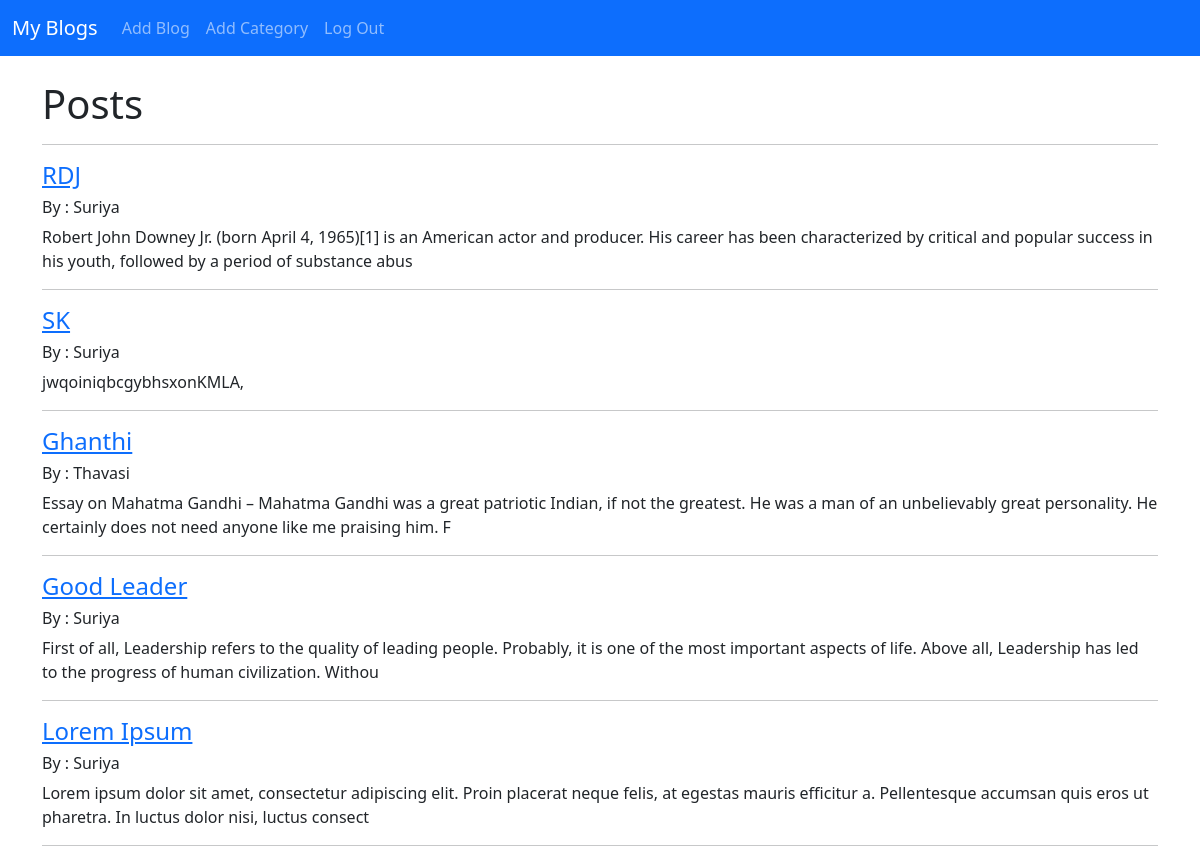
The app's page / (signed in) with its own data.
### user/models.py (models this page shows, shortened)
class Post(models.Model):
    title=models.CharField(max_length=255)
    titleTag=models.CharField(max_length=255)
    author=models.ForeignKey(User,on_delete=models.CASCADE)
    category=models.TextField()
    body=models.TextField()
    post_date=models.DateField(auto_now_add=True)

### user/views.py (the view)
# urls.py: path('',BlogView.as_view(), name="home"),
class BlogView(ListView):
    model = Post
    template_name='home.html'
    ordering=['-post_date']

### user/templates/home.html (shortened to what this page needs)
{% extends 'base.html'%}
{% block content%}
<!DOCTYPE html>
<html>
<head>
</head>
<body>
	<h1>Posts</h1>
	<hr>
{% for post in object_list %}
		<a href="{% url 'article' post.pk%}">
			<h4>{{post.title}}</h4>
		</a>
		<h6>By :
		{{post.author}}
		</h6>
		{{post.body|slice:":200"|safe}}
<hr>
{% endfor %}
</body>
</html>
{% endblock %}

### records on screen
Post: title "RDJ", author "Suriya", body "Robert John Downey Jr. (born April 4, 1965)[1] is an American actor and producer. His career has been characterized by critical and popular success in his youth, followed by a period of substance abus"
Post: title "SK", author "Suriya", body "jwqoiniqbcgybhsxonKMLA,"
Post: title "Ghanthi", author "Thavasi", body "Essay on Mahatma Gandhi – Mahatma Gandhi was a great patriotic Indian, if not the greatest. He was a man of an unbelievably great personality. He certainly does not need anyone like me praising him. F"
Post: title "Good Leader", author "Suriya", body "First of all, Leadership refers to the quality of leading people. Probably, it is one of the most important aspects of life. Above all, Leadership has led to the progress of human civilization. Withou"
Post: title "Lorem Ipsum", author "Suriya", body "Lorem ipsum dolor sit amet, consectetur adipiscing elit. Proin placerat neque felis, at egestas mauris efficitur a. Pellentesque accumsan quis eros ut pharetra. In luctus dolor nisi, luctus consect"
